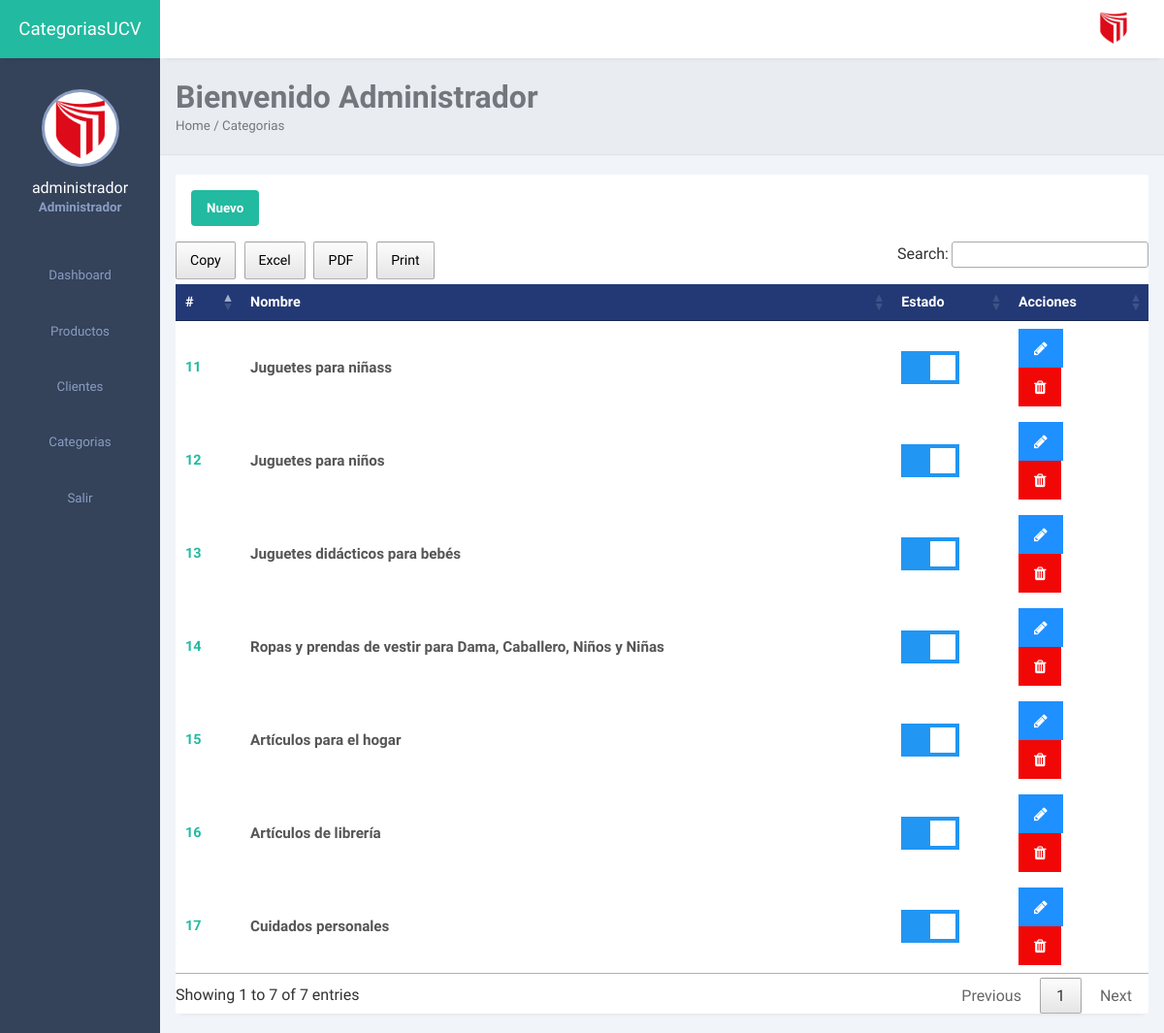
The app's page /frontend/categorias/mostrar.php (signed in) with its own data.
### tables this page shows
CREATE TABLE `categoria` (
  `idcate` int(11) NOT NULL,
  `nocate` varchar(100) NOT NULL,
  `state` char(1) NOT NULL,
  `fere` timestamp NOT NULL DEFAULT current_timestamp() ON UPDATE current_timestamp()
);

### frontend/categorias/mostrar.php (the view, shortened to what this page needs)
<?php if (isset($_SESSION['id'])) { ?>
    <!DOCTYPE html>
    <html lang="en">
    <head>
        <link rel="stylesheet" href="../../backend/css/admin.css">
        <link rel="stylesheet" href="https://maxst.icons8.com/vue-static/landings/line-awesome/line-awesome/1.3.0/css/line-awesome.min.css">
        <link rel="stylesheet" type="text/css" href="../../backend/css/datatable.css">
        <link rel="stylesheet" type="text/css" href="../../backend/css/buttonsdataTables.css">
        <link rel="stylesheet" type="text/css" href="../../backend/css/font.css">
    </head>
    <body>
        <div class="sidebar">
            <div class="side-header">
                <h3>Categorias<span>UCV</span></h3>
            </div>
            <div class="side-content">
                <div class="profile">
                    <div class="profile-img bg-img" style="background-image: url(../../backend/img/logoucv.jpeg)"></div>
                    <h4><?php echo $_SESSION['username']; ?></h4>
                    <small>Administrador</small>
                </div>
                <div class="side-menu">
                    <ul>
                        <li>
                            <a href="../administrador/escritorio.php">
                                <small>Dashboard</small>
                            </a>
                        </li>
                        <li>
                            <a href="../productos/mostrar.php">
                                <small>Productos</small>
                            </a>
                        </li>
                        <li>
                            <a href="../clientes/mostrar.php">
                                <small>Clientes</small>
                            </a>
                        </li>
                        <li>
                            <a href="../categorias/mostrar.php">
                                <small>Categorias</small>
                            </a>
                        </li>
                        <li>
                            <a href="../salir.php">
                                <small>Salir</small>
                            </a>
                        </li>
                    </ul>
                </div>
            </div>
        </div>
        <div class="main-content">
            <header>
                <div class="header-content">
                    <div class="header-menu">
                        <div class="user">
                            <div class="bg-img" style="background-image: url(../../backend/img/logoucv.jpeg)"></div>
                        </div>
                    </div>
                </div>
            </header>
            <main>
                <div class="page-header">
                    <h1>Bienvenido <?php echo '<strong>' . $_SESSION['nombre'] . '</strong>'; ?></h1>
                    <small>Home / Categorias</small>
                </div>
                <div class="page-content">
                    <div class="records table-responsive">
                        <div class="record-header">
                            <div class="add">
                                <button style="cursor: pointer;" onclick="location.href='nuevo.php'">Nuevo</button>
                            </div>
                        </div>
                        <div>
                            <?php
                            require '../../backend/config/Conexion.php';
                            $sentencia = $connect->prepare("SELECT * FROM categoria ORDER BY idcate DESC;");
                            $sentencia->execute();
                            $data =  array();
                            if ($sentencia) {
                                while ($r = $sentencia->fetchObject()) {
                                    $data[] = $r;
                                }
                            }
                            ?>
                            <?php if (count($data) > 0): ?>
                                <table width="100%" id="example">
                                    <thead>
                                        <tr>
                                            <th>#</th>
                                            <th><span class="las la-sort"></span>Nombre</th>
                                            <th><span class="las la-sort"></span>Estado</th>
                                            <th><span class="las la-sort"></span>Acciones</th>
                                        </tr>
                                    </thead>
                                    <tbody>
                                        <?php foreach ($data as $d): ?>
                                            <tr>
                                                <td><?php echo $d->idcate ?></td>
                                                <td>
                                                    <div class="client">
                                                        <div class="client-info">
                                                            <h4><?php echo $d->nocate ?></h4>
                                                        </div>
                                                    </div>
                                                </td>
                                                <td data-title="Estado">
                                                    <label class="switch">
                                                        <span class="slider"></span>
                                                    </label>
                                                </td>
                                                <td>
                                                    <a title="Actualizar" href="../categorias/editar.php?id=<?php echo $d->idcate ?>" class="fa fa-pencil tooltip"></a>
                                                    <form onsubmit="return confirm('Realmente desea eliminar el registro?');" method='POST' action='<?php $_SERVER['PHP_SELF'] ?>'>
                                                        <button name='delete_category' style="cursor: pointer;" class="fa fa-trash"></button>
                                                    </form>
                                                </td>
                                            </tr>
                                        <?php endforeach; ?>
                                    </tbody>
                                </table>
                            <?php endif; ?>
                        </div>
                    </div>
                </div>
            </main>
        </div>
    </body>
    </html>
<?php } else {
    header('Location: ../login.php');
} ?>

### backend/css/admin.css (style rules this page uses)
:root { --main-color: #22BAA0; --color-dark: #34425A; --text-grey: #B0B0B0; }
* { margin: 0; padding: 0; text-decoration: none; list-style-type: none; box-sizing: border-box; font-family: 'Lexend Deca', sans-serif; }
.sidebar { position: fixed; height: 100%; width: 165px; left: 0; bottom: 0; top: 0; z-index: 100; background: var(--color-dark); transition: left 300ms; }
.side-header { box-shadow: 0px 5px 5px -5px rgb(0 0 0 /10%); background: var(--main-color); height: 60px; display: flex; justify-content: center; align-items: center; }
.side-header h3, side-head span { color: #fff; font-weight: 400; }
.side-content { height: calc(100vh - 60px); overflow: auto; }
.profile { text-align: center; padding: 2rem 0rem; }
.bg-img { background-repeat: no-repeat; background-size: cover; border-radius: 50%; background-size: cover; }
.profile-img { height: 80px; width: 80px; display: inline-block; margin: 0 auto .5rem auto; border: 3px solid #899DC1; }
.profile h4 { color: #fff; font-weight: 500; }
.profile small { color: #899DC1; font-weight: 600; }
.side-menu ul { text-align: center; }
.side-menu a { display: block; padding: 1.2rem 0rem; }
.side-menu a span, .side-menu a small { color: #899DC1; }
.main-content { margin-left: 165px; width: calc(100% - 165px); transition: margin-left 300ms; }
header { position: fixed; right: 0; top: 0; left: 165px; z-index: 100; height: 60px; box-shadow: 0px 5px 5px -5px rgb(0 0 0 /10%); background: #fff; transition: left 300ms; }
.header-content, .header-menu { display: flex; align-items: center; }
.header-content { justify-content: space-between; padding: 0rem 1rem; }
.header-menu { justify-content: flex-end; padding-top: .5rem; }
.user { display: flex; align-items: center; }
.user div, .client-img { height: 40px; width: 40px; margin-right: 1rem; }
main { margin-top: 60px; }
.page-header { padding: 1.3rem 1rem; background: #E9edf2; border-bottom: 1px solid #dee2e8; }
.page-header h1, .page-header small { color: #74767d; }
.page-content { padding: 1.3rem 1rem; background: #f1f4f9; }
.records { box-shadow: 0px 5px 5px -5px rgb(0 0 0 / 10%); background: #fff; border-radius: 3px; }
.record-header { padding: 1rem; display: flex; justify-content: space-between; align-items: center; }
.add, .browse { display: flex; align-items: center; }
input, button, select { outline: none; }
.add button { background: var(--main-color); color: #fff; height: 37px; border-radius: 4px; padding: 0rem 1rem; border: none; font-weight: 600; }
.table-responsive { width: 100%; overflow: auto; }
table { border-collapse: collapse; }
table thead tr { background: #233975; }
table thead th { padding: 1rem 0rem; text-align: left; color: #fff; font-size: .9rem; }
table thead th:first-child { padding-left: 1rem; }
table tbody td { padding: 1rem 0rem; color: #444; }
table tbody td:first-child { padding-left: 1rem; color: var(--main-color); font-weight: 600; font-size: .9rem; }
table tbody tr { border-bottom: 1px solid #dee2e8; }
.client { display: flex; align-items: center; }
.client-info h4 { color: #555; font-size: .95rem; }
.switch { position: relative; display: inline-block; width: 60px; height: 34px; }
.slider { position: absolute; cursor: pointer; top: 0; left: 0; right: 0; bottom: 0; background-color: #ccc; -webkit-transition: .4s; transition: .4s; }
.slider:before { position: absolute; content: ""; height: 26px; width: 26px; left: 4px; bottom: 4px; background-color: white; -webkit-transition: .4s; transition: .4s; }
input:checked + .slider { background-color: #2196F3; }
input:checked + .slider:before { -webkit-transform: translateX(26px); -ms-transform: translateX(26px); transform: translateX(26px); }
.fa { background-color: DodgerBlue; border: none; color: white; padding: 12px 16px; font-size: 16px; }
.fa-trash { background: #f20707; color: white; cursor: pointer; }

### records on screen
categoria: idcate "17", nocate "Cuidados personales"
categoria: idcate "16", nocate "Artículos de librería"
categoria: idcate "15", nocate "Artículos para el hogar"
categoria: idcate "14", nocate "Ropas y prendas de vestir para Dama, Caballero, Niños y Niñas"
categoria: idcate "13", nocate "Juguetes didácticos para bebés"
categoria: idcate "12", nocate "Juguetes para niños"
categoria: idcate "11", nocate "Juguetes para niñass"

### other values on screen
$_SESSION['username'] "administrador"
$_SESSION['nombre'] "Administrador"
